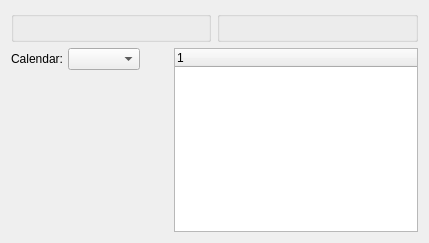
<?xml version="1.0" encoding="UTF-8"?>
<ui version="4.0">
 <comment>This file is part of the xtmfg Package for xTuple ERP,
and is Copyright (c) 1999-2017 by OpenMFG LLC, d/b/a xTuple.  It
is licensed to you under the xTuple End-User License Agreement (&quot;the
EULA&quot;), the full text of which is available at www.xtuple.com/EULA.
While the EULA gives you access to source code and encourages your
involvement in the development process, this Package is not free
software.  By using this software, you agree to be bound by the
terms of the EULA.</comment>
 <class>dspTimePhasedProductionByItem</class>
 <widget class="QWidget" name="dspTimePhasedProductionByItem">
  <property name="geometry">
   <rect>
    <x>0</x>
    <y>0</y>
    <width>429</width>
    <height>243</height>
   </rect>
  </property>
  <property name="windowTitle">
   <string>Time-Phased Production by Item</string>
  </property>
  <layout class="QHBoxLayout" name="horizontalLayout">
   <item>
    <layout class="QGridLayout" name="gridLayout">
     <item row="0" column="0">
      <widget class="WarehouseGroup" name="_warehouse">
       <property name="focusPolicy">
        <enum>Qt::StrongFocus</enum>
       </property>
       <property name="title">
        <string/>
       </property>
       <property name="fixedSize">
        <bool>false</bool>
       </property>
      </widget>
     </item>
     <item row="0" column="1">
      <widget class="ParameterGroup" name="_plannerCode">
       <property name="focusPolicy">
        <enum>Qt::StrongFocus</enum>
       </property>
       <property name="title">
        <string/>
       </property>
       <property name="fixedSize">
        <bool>false</bool>
       </property>
      </widget>
     </item>
     <item row="1" column="0" colspan="2">
      <layout class="QHBoxLayout">
       <property name="spacing">
        <number>7</number>
       </property>
       <item>
        <layout class="QVBoxLayout">
         <property name="spacing">
          <number>0</number>
         </property>
         <item>
          <layout class="QHBoxLayout">
           <property name="spacing">
            <number>5</number>
           </property>
           <item>
            <widget class="QLabel" name="_calendarLit">
             <property name="text">
              <string>Calendar:</string>
             </property>
             <property name="alignment">
              <set>Qt::AlignRight|Qt::AlignTrailing|Qt::AlignVCenter</set>
             </property>
            </widget>
           </item>
           <item>
            <widget class="CalendarComboBox" name="_calendar"/>
           </item>
           <item>
            <spacer name="horizontalSpacer_2">
             <property name="orientation">
              <enum>Qt::Horizontal</enum>
             </property>
             <property name="sizeHint" stdset="0">
              <size>
               <width>40</width>
               <height>20</height>
              </size>
             </property>
            </spacer>
           </item>
          </layout>
         </item>
         <item>
          <spacer>
           <property name="orientation">
            <enum>Qt::Vertical</enum>
           </property>
           <property name="sizeType">
            <enum>QSizePolicy::Expanding</enum>
           </property>
           <property name="sizeHint" stdset="0">
            <size>
             <width>20</width>
             <height>20</height>
            </size>
           </property>
          </spacer>
         </item>
        </layout>
       </item>
       <item>
        <widget class="PeriodsListView" name="_periods">
         <property name="sizePolicy">
          <sizepolicy hsizetype="Expanding" vsizetype="Expanding">
           <horstretch>0</horstretch>
           <verstretch>0</verstretch>
          </sizepolicy>
         </property>
         <property name="minimumSize">
          <size>
           <width>0</width>
           <height>120</height>
          </size>
         </property>
        </widget>
       </item>
      </layout>
     </item>
    </layout>
   </item>
   <item>
    <spacer name="horizontalSpacer">
     <property name="orientation">
      <enum>Qt::Horizontal</enum>
     </property>
     <property name="sizeHint" stdset="0">
      <size>
       <width>3</width>
       <height>20</height>
      </size>
     </property>
    </spacer>
   </item>
  </layout>
 </widget>
 <layoutdefault spacing="6" margin="11"/>
 <pixmapfunction>qPixmapFromMimeSource</pixmapfunction>
 <customwidgets>
  <customwidget>
   <class>CalendarComboBox</class>
   <extends>XComboBox</extends>
   <header>calendarTools.h</header>
  </customwidget>
  <customwidget>
   <class>ParameterGroup</class>
   <extends>QGroupBox</extends>
   <header>parametergroup.h</header>
  </customwidget>
  <customwidget>
   <class>PeriodsListView</class>
   <extends>XTreeWidget</extends>
   <header>calendarTools.h</header>
  </customwidget>
  <customwidget>
   <class>WarehouseGroup</class>
   <extends>QGroupBox</extends>
   <header>warehousegroup.h</header>
  </customwidget>
  <customwidget>
   <class>XComboBox</class>
   <extends>QComboBox</extends>
   <header>xcombobox.h</header>
  </customwidget>
  <customwidget>
   <class>XTreeWidget</class>
   <extends>QTreeWidget</extends>
   <header>xtreewidget.h</header>
   <container>1</container>
  </customwidget>
 </customwidgets>
 <tabstops>
  <tabstop>_warehouse</tabstop>
  <tabstop>_plannerCode</tabstop>
  <tabstop>_periods</tabstop>
 </tabstops>
 <resources/>
 <connections>
  <connection>
   <sender>_calendar</sender>
   <signal>newCalendarId(int)</signal>
   <receiver>_periods</receiver>
   <slot>populate(int)</slot>
   <hints>
    <hint type="sourcelabel">
     <x>118</x>
     <y>129</y>
    </hint>
    <hint type="destinationlabel">
     <x>383</x>
     <y>213</y>
    </hint>
   </hints>
  </connection>
  <connection>
   <sender>_calendar</sender>
   <signal>select(ParameterList&amp;)</signal>
   <receiver>_periods</receiver>
   <slot>load(ParameterList&amp;)</slot>
   <hints>
    <hint type="sourcelabel">
     <x>118</x>
     <y>129</y>
    </hint>
    <hint type="destinationlabel">
     <x>383</x>
     <y>213</y>
    </hint>
   </hints>
  </connection>
 </connections>
</ui>
